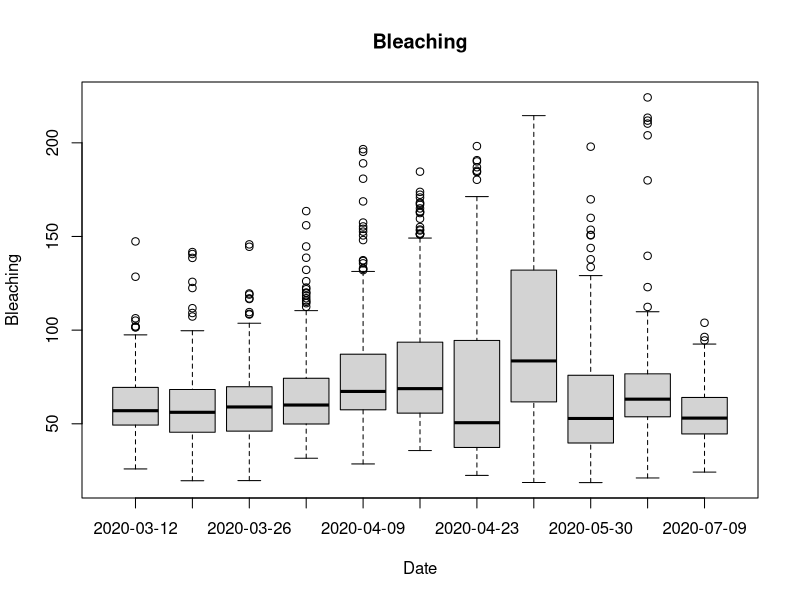
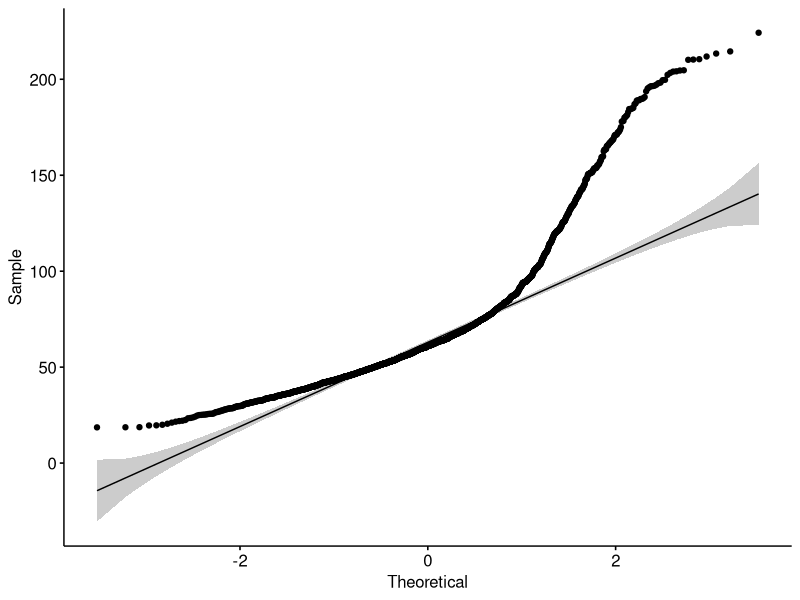
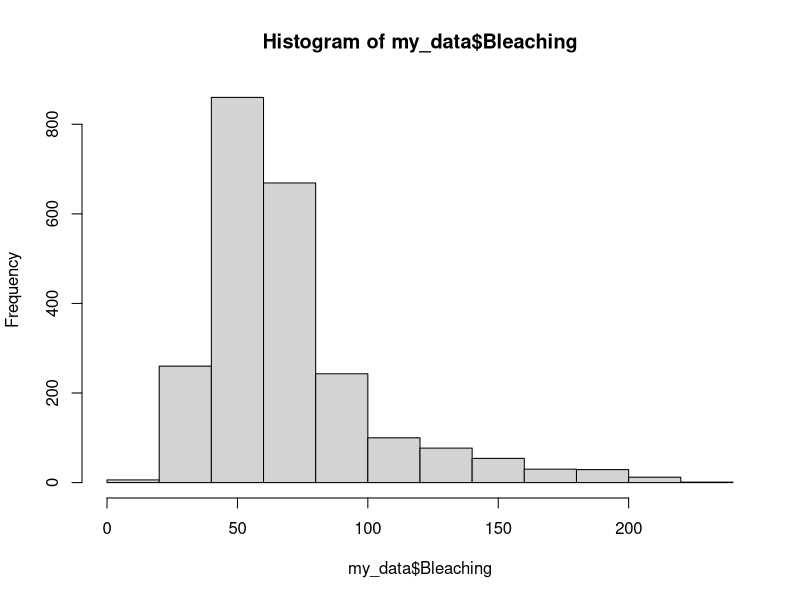
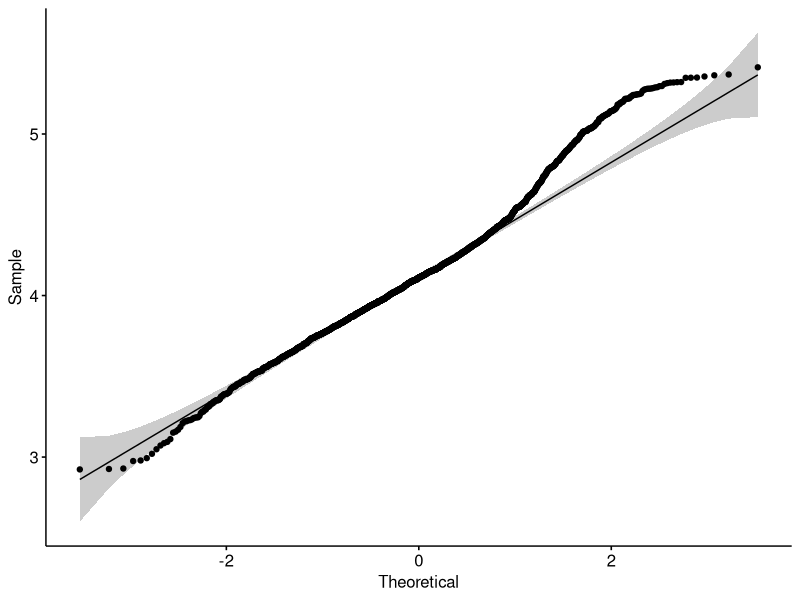
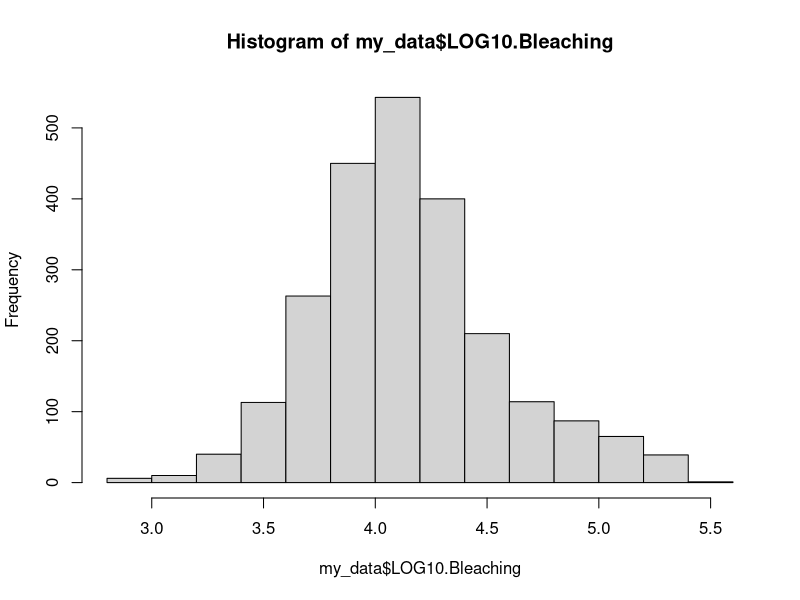
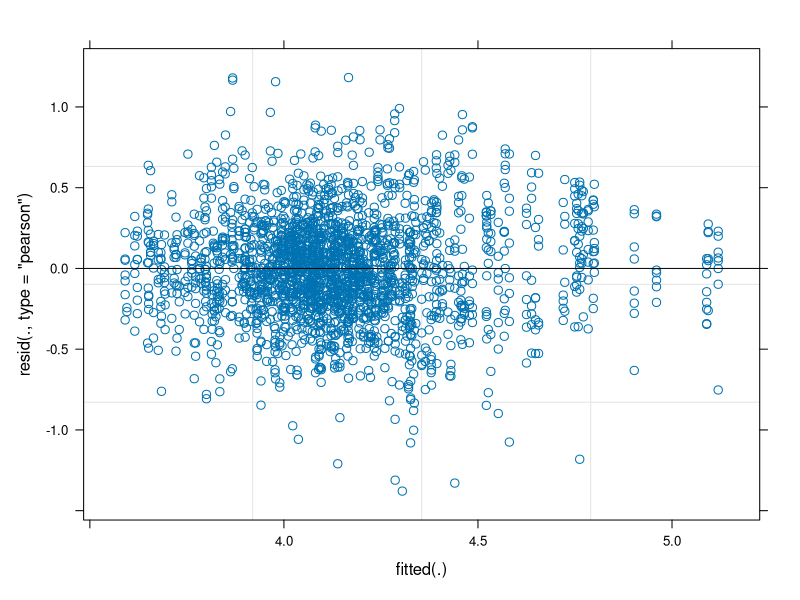
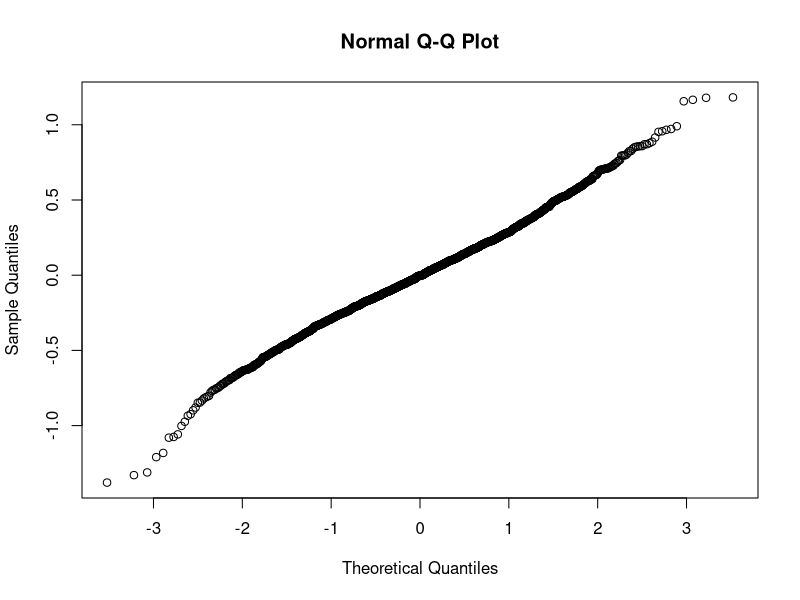

The R source for these figures, in order:
# loading libraries
library("readxl")
library("tidyverse")
library("lattice")
library("rstatix")
library("ggpubr")
library("lme4")
library("fitdistrplus")
library("lmerTest")
library("car")

# loading xls files
my_data <- read_excel("ImageJ_R.xlsx", sheet = 1)

# combining relevant sheets of excel file
for (i in 2:36) {
  temp <- read_excel("ImageJ_R.xlsx", sheet = i)
  my_data <- rbind(my_data, temp)
  print(i)
}

# removing unnecessary columns
my_data <- my_data[c(1,2,4,13)]

# turn dates into number of days from start (07/02/2020)
startdate <- as.Date("2020-02-07","%Y-%m-%d")
my_data$Date_days <- as.numeric(difftime(my_data$Date,startdate ,units="days"), units="days")

# removing 07/02 and 11/05 because of inaccurate measurements
my_data<-my_data[!(my_data$Date_days=="0" | my_data$Date_days=="94"),]

# change headers of column bleaching
my_data = my_data %>% 
  rename(
    Bleaching = `Adjusted brightness (0 - 255)`
  )

# removing rows containing NAs (so the rows that don't contain the average values for bleaching)
my_data <- na.omit(my_data)

# Make treatment and days factors
my_data$Treatment <- as.factor(my_data$Treatment)
class(my_data$Treatment)
my_data$Date_days <- as.factor(my_data$Date_days)
class(my_data$Date_days)

# visualizing data with box plots
boxplot(my_data$`Bleaching` ~ my_data$Date,
        data=my_data, 
        main="Bleaching", 
        xlab="Date", 
        ylab="Bleaching")

# normality tests
ggqqplot(my_data, x = "Bleaching")
hist(my_data$Bleaching)
shapiro_test(my_data$Bleaching)

# not normal -> log10 transformation helps
my_data <- transform(my_data, LOG10.Bleaching= log(Bleaching))
ggqqplot(my_data, x = "LOG10.Bleaching")
hist(my_data$LOG10.Bleaching)
shapiro_test(my_data$LOG10.Bleaching)

# Testing for homogeneity of variances
leveneTest(my_data$Bleaching, my_data$Treatment)
fligner.test(my_data$Bleaching, my_data$Treatment)
# Variances are NOT homogeneous

# Testing for sphericity
# Mauchly's Test for Sphericity!

# Generalized Linear Mixed Model with Repeated Measures
Model <- lmer(LOG10.Bleaching~Treatment*Date_days + (1|Structure), data=my_data)
print(summary(Model),correlation=FALSE)
plot(Model)
qqnorm(resid(Model))
